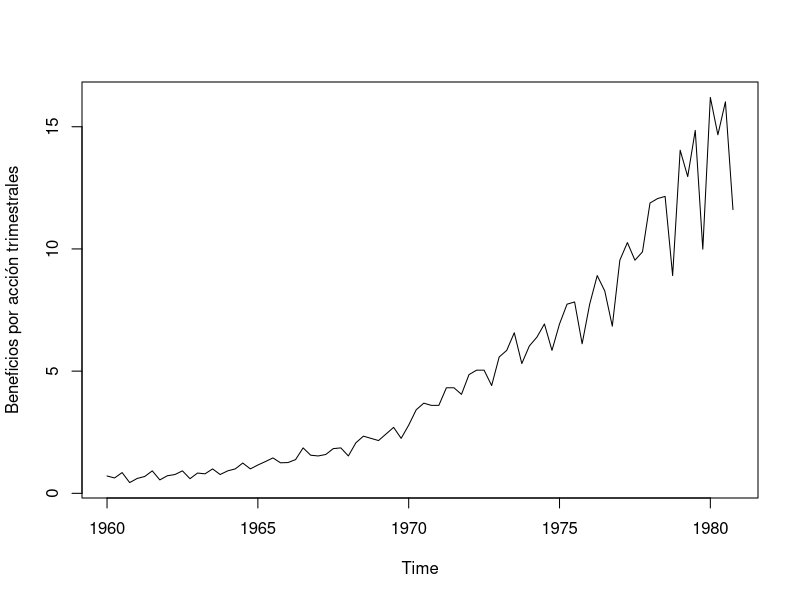

This figure's R source: (Note: this script raises an error after producing the figure.)
## ---- chunk 1
jj=ts(scan("data/jj.txt"),start=1960,freq=4) 
plot(jj, type="l",ylab="Beneficios por acción trimestrales")
## ---- chunk 2
#library(readxl)
reservas <- read_excel("data/ReservasInternacionales.xlsx")
reservas=ts(reservas,start = 1996,frequency = 12)
plot.ts(reservas[,2], xlab="Año",ylab="Monto",
        main="Reservas Internacionales de Venezuela (millones $)")
## ---- chunk 3
# library(readxl)
petroleo <- read_excel("data/PreciosPetroleoVzla.xlsx")
petroleo=ts(petroleo,start = 2006,frequency = 12)
plot.ts(petroleo[,2], xlab="Año",ylab="Monto",
        main="Precio promedio del petróleo venezolano (en dolares $)")
## ---- chunk 4
DJ=read_excel("data/IndiceDowJones.xlsx")
DJ=ts(DJ)
plot.ts(DJ[,-1], xlab="Días",
        main="Índice Dow-Jones desde enero 1930 hasta octubre 2017")
## ---- chunk 5
NYSE=ts(scan("data/nyse.txt"))
plot(NYSE,xlab="Tiempo",ylab="Porcentaje de cambio, NYSE")
## ---- chunk 6
knitr::include_graphics("images/Grafica-tema3-modelo-aditivo.png")
## ---- chunk 7
uspop=ts(scan("data/USPOP.txt"),frequency=1/10,start=1790)
pop=window(uspop,start=1790)
x=time(pop)
reg=lm(pop~x+I(x^2),na.action=NULL)
summary(reg)
plot(pop,type="o",ylab="Poblacion (millones)")
curve(reg$coefficient[1]+reg$coefficient[2]*x+reg$coefficient[3]*x^2,
      add=T,col= "red")
## ---- chunk 8
H=read.table("data/Huelgas.txt")
plot(H,xlab="anos",ylab="Huelgas",type='b')
W=filter(H[,2],sides=2,rep(1/5,5))
plot(H[,1],W,xlab="anos",ylab="Huelgas",type='b')
y=H[,2]-W
plot(H[,1],y,xlab="anos",ylab="Residuales",type='b')
## ---- chunk 9
Dx=diff(uspop,difference=2)
## ---- chunk 10
knitr::write_bib(c(
  .packages(), 'rmetrics','fPortfolio','bookdown', 'knitr', 'rmarkdown', 'htmlwidgets', 'webshot', 'DT', 'miniUI', 'tufte', 'servr', 'citr', 'rticles'
), 'packages.bib')
